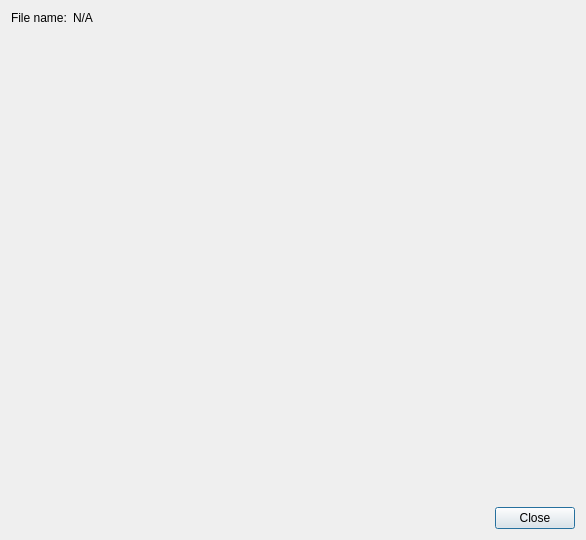
<?xml version="1.0" encoding="UTF-8"?>
<ui version="4.0">
 <class>Dialog</class>
 <widget class="QDialog" name="Dialog">
  <property name="windowModality">
   <enum>Qt::NonModal</enum>
  </property>
  <property name="geometry">
   <rect>
    <x>0</x>
    <y>0</y>
    <width>586</width>
    <height>540</height>
   </rect>
  </property>
  <property name="windowTitle">
   <string>Dialog</string>
  </property>
  <layout class="QVBoxLayout" name="verticalLayout">
   <item>
    <layout class="QHBoxLayout" name="horizontalLayout">
     <item>
      <widget class="QLabel" name="label">
       <property name="text">
        <string>File name:</string>
       </property>
      </widget>
     </item>
     <item>
      <widget class="QLabel" name="file_name_label">
       <property name="sizePolicy">
        <sizepolicy hsizetype="Expanding" vsizetype="Preferred">
         <horstretch>0</horstretch>
         <verstretch>0</verstretch>
        </sizepolicy>
       </property>
       <property name="text">
        <string>N/A</string>
       </property>
      </widget>
     </item>
    </layout>
   </item>
   <item>
    <widget class="QWidget" name="widget" native="true">
     <property name="sizePolicy">
      <sizepolicy hsizetype="Preferred" vsizetype="Expanding">
       <horstretch>0</horstretch>
       <verstretch>0</verstretch>
      </sizepolicy>
     </property>
    </widget>
   </item>
   <item>
    <layout class="QHBoxLayout" name="horizontalLayout_2">
     <item>
      <spacer name="horizontalSpacer">
       <property name="orientation">
        <enum>Qt::Horizontal</enum>
       </property>
       <property name="sizeHint" stdset="0">
        <size>
         <width>40</width>
         <height>20</height>
        </size>
       </property>
      </spacer>
     </item>
     <item>
      <widget class="QPushButton" name="close_pushButton">
       <property name="text">
        <string>Close</string>
       </property>
      </widget>
     </item>
    </layout>
   </item>
  </layout>
 </widget>
 <resources/>
 <connections>
  <connection>
   <sender>close_pushButton</sender>
   <signal>clicked()</signal>
   <receiver>Dialog</receiver>
   <slot>reject()</slot>
   <hints>
    <hint type="sourcelabel">
     <x>527</x>
     <y>512</y>
    </hint>
    <hint type="destinationlabel">
     <x>419</x>
     <y>509</y>
    </hint>
   </hints>
  </connection>
 </connections>
</ui>
